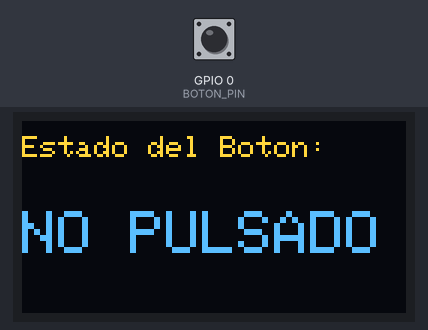
Bench run of a sketch on a simulated ESP32. Parts: 128×64 one-colour display. The test bench sets the inputs (shaded band); at power-on: GPIO 0 (BOTON_PIN) HIGH. The OLED is the two-colour kind (top 16 rows yellow); what the sketch prints to the serial monitor is not drawn.

Above: at 1.2 s.
1.3 s: GPIO 0 (BOTON_PIN) pulled LOW for 0.15 s
At 1.42 s:
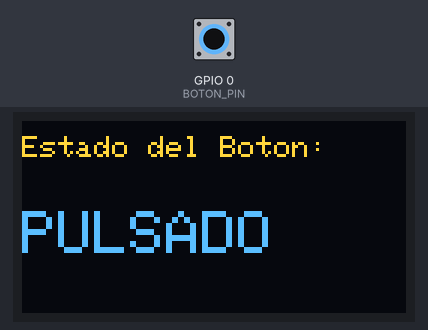
Timing chart, 0 to 4.3 s (numbered marks = the images above; inputs shaded):
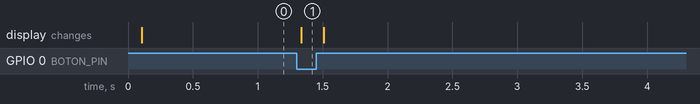

The sketch:

Codigo_para_mostrar_monitor_y_LED.ino
```cpp
#include <Wire.h>
#include <Adafruit_GFX.h>
#include <Adafruit_SSD1306.h>
#define ANCHO 128
#define ALTO 64
#define OLED_SDA 18
#define OLED_SCL 17
#define OLED_RESET -1
#define DIRECCION_OLED 0x3C
#define BOTON_PIN 0
Adafruit_SSD1306 display(ANCHO, ALTO, &Wire, OLED_RESET);


int ultimoEstado = -1;

void setup() {

  Serial.begin(115200);
  pinMode(BOTON_PIN, INPUT_PULLUP);
  Wire.begin(OLED_SDA, OLED_SCL);
  if(!display.begin(SSD1306_SWITCHCAPVCC, DIRECCION_OLED)) {
    Serial.println(F("Error: No se pudo encontrar la pantalla OLED SSD1306"));
    for(;;);
  }
  display.clearDisplay();
  display.display();

  display.setTextSize(1);
  display.setTextColor(SSD1306_WHITE);
  display.setCursor(0, 5);
  display.print("Estado del Boton:");
  display.display();
}

void loop() {
  int estadoBoton = digitalRead(BOTON_PIN);
  if (estadoBoton != ultimoEstado) {
    display.fillRect(0, 25, ANCHO, 35, SSD1306_BLACK);
    display.setTextSize(2);
    display.setCursor(0, 30);

    if (estadoBoton == LOW) {
      Serial.println("Boton: PULSADO");
      display.setTextColor(SSD1306_WHITE);
      display.print("PULSADO");
    } else {
      Serial.println("Boton: NO PULSADO");

      display.setTextColor(SSD1306_WHITE);
      display.print("NO PULSADO");
    }
    display.display();
    ultimoEstado = estadoBoton;
  }

  delay(50);
}
```

Measured:
- after the input at 1.3 s, the display: changes at once (image 1)
